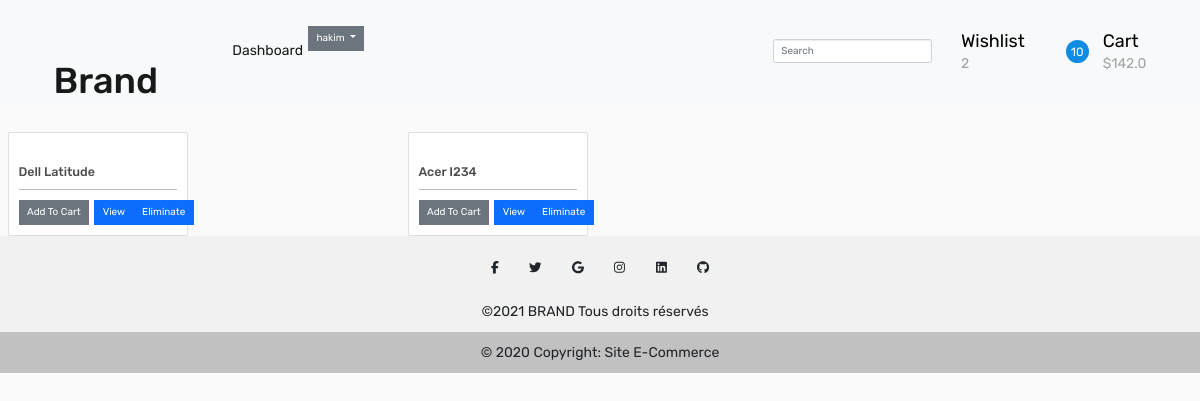
/wishlist/ (signed in), run on an earlier commit of the app's database.
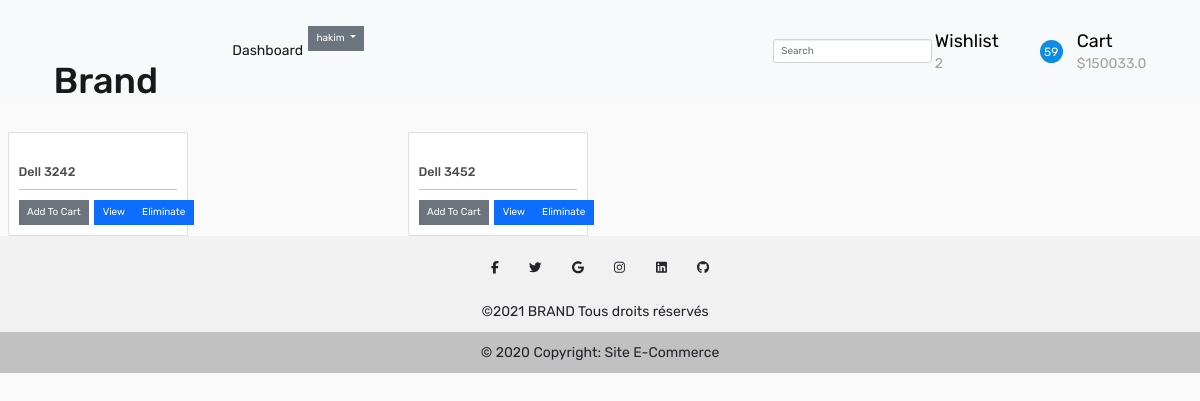
And on a later commit of the database.
### e_commerce/models.py (models this page shows, shortened)
class WishlistProduct(Model):
    product = OneToOneField(Product, on_delete=CASCADE, unique=True)
    def __str__(self):
        return self.product.name

class Product(Model):
    name = CharField(max_length=100)
    category = ForeignKey(
        Category, related_name='categories', on_delete=CASCADE)
    description = TextField()
    photo = ImageField()
    price = FloatField(default=0)
    quantity = PositiveBigIntegerField(null=True)
    good_rates = PositiveIntegerField(default=0)
    bad_rates = PositiveIntegerField(default=0)
    rates = PositiveIntegerField(default=0)

### e_commerce/views.py (the view)
# urls.py: path('wishlist/', wishlist, name="wishlist"),
@login_required
def wishlist(request):
    numWishes = WishlistProduct.objects.count()
    numCart = Cart.objects.count()
    products = WishlistProduct.objects.all()
    carts = Cart.objects.all()
    total_price = 0
    for cart in carts:
        total_price += cart.product.price
    context = {'products': products,
               'numWishes': numWishes, 'numCart': numCart, 'total_price': total_price}
    return render(request, 'wishlist.html', context)

### templates/wishlist.html (shortened to what this page needs)
{% extends 'base.html'%}
{% block mainNavBar %}{% include "includes/topNavBar.html" %}{% endblock mainNavBar %}
{% block content %}
<div class="d-flex">
	<div class="container">
		<div class="row">
			{% for product in products %}
			<div class="col-lg-4">
				<div class="card" style="width: 18rem">
					<a href="#"
						><img
					/></a>
					<div class="card-body">
						<h5 class="card-title">{{product}}</h5>
						<hr />
						<div class="d-flex">
							<a
								href="{%url 'addCart' product.id %}"
								class="btn btn-secondary me-2"
								>Add To Cart</a
							>
							<a
								href="{%url 'viewProduct' product.id %}"
								class="btn btn-primary"
								>View</a
							>
							<a
								href="{%url 'eliminateWish' product.id %}"
								class="btn btn-primary"
								>Eliminate</a
							>
						</div>
					</div>
				</div>
			</div>
			{% endfor %}
		</div>
	</div>
</div>
{% endblock content %}

### templates/includes/topNavBar.html (shortened to what this page needs)
<link rel="stylesheet" href="//code.jquery.com/ui/1.12.1/themes/base/jquery-ui.css">
<nav class="navbar navbar-expand-lg navbar-light bg-light">
    <div class="container-fluid">
        <div class="col-lg-2 col-sm-2 col-2">
            <div class="logo_container">
                <div class="logo"><a class="navbar-brand ms-2" href="{% url 'home' %}">Brand</a></div>
            </div>
        </div>
        <div class="collapse navbar-collapse" id="navbarSupportedContent">
            <ul class="navbar-nav me-auto mb-2 mb-lg-0">
                {% if user.is_authenticated %}
                <li class="nav-item">
                    <a class="nav-link active" aria-current="page" href="{% url 'dashboardSeller' %}">Dashboard</a>
                </li>
                {% endif %}
                {% if user.is_authenticated %}
                <div class="dropdown">
                    <button class="btn btn-secondary dropdown-toggle" type="button" id="dropdownMenuButton1"
                        data-bs-toggle="dropdown" aria-expanded="false">{{user.username}}
                    </button>
                </div>
                {% endif %}
            </ul>
            <div class="d-flex">
                <form action="{% url 'search_form' %}" method="GET">
                    <input class="form-control me-2" type="search" id="search" name="search" placeholder="Search"
                        aria-label="Search">
                </form>
            </div>
            {% if user.is_authenticated %}
            <div class="col-lg-3 col-9 order-lg-3 order-2 text-lg-left text-right">
                <div class="wishlist_cart d-flex flex-row align-items-center justify-content-end">
                    <div class="wishlist d-flex flex-row align-items-center justify-content-end">
                        <div class="wishlist_content">
                            <div class="wishlist_text"><a href="{% url 'wishlist' %}">Wishlist</a></div>
                            <div id="numWishes" class="wishlist_count">{{numWishes}}</div>
                        </div>
                    </div>
                    <div class="cart">
                        <div class="cart_container d-flex flex-row align-items-center justify-content-end">
                            <div class="cart_icon"> <img
                                <div id="numCart" class="cart_count"><span>{{numCart}}</span></div>
                            </div>
                            <div class="cart_content me-2">
                                <div class="cart_text"><a href="{% url 'cart' %}">Cart</a></div>
                                <div id="total" class="cart_price">${{total_price}}</div>
                            </div>
                        </div>
                    </div>
                </div>
            </div>
            {% endif %}
        </div>
    </div>
</nav>

What changed in the data, as far as the page shows it:
removed WishlistProduct: product.name "Dell Latitude"
removed WishlistProduct: product.name "Acer I234"
added WishlistProduct: product.name "Dell 3242"
added WishlistProduct: product.name "Dell 3452"
Also different on the page:
{{ numCart }}: "10" → "59"
{{ total_price }}: "142.0" → "150033.0"
